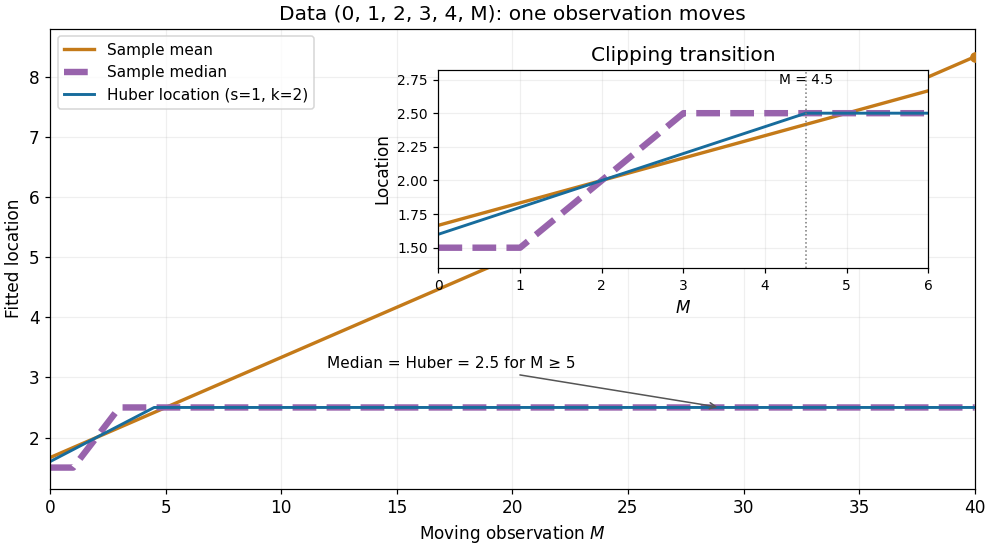

Source code (Python):
"""Compare locations for (0, 1, 2, 3, 4, M), with fixed scale and threshold."""

from pathlib import Path

import matplotlib.pyplot as plt
import numpy as np


def huber_location(data, k=2.0, scale=1.0):
    """Solve the decreasing score by bisection, independently of the exact formula."""
    lo, hi = float(np.min(data)), float(np.max(data))
    for _ in range(70):
        midpoint = (lo + hi) / 2
        if np.clip((data - midpoint) / scale, -k, k).sum() > 0:
            lo = midpoint
        else:
            hi = midpoint
    return (lo + hi) / 2


def main():
    moving = np.linspace(0, 40, 801)
    data = np.column_stack([np.tile(np.arange(5.0), (len(moving), 1)), moving])
    means = data.mean(axis=1)
    medians = np.median(data, axis=1)
    huber = np.array([huber_location(row) for row in data])
    exact = np.minimum((8 + moving) / 5, 2.5)
    assert np.allclose(huber, exact, rtol=0, atol=2e-14)
    plt.rcParams.update({"font.size": 11, "figure.facecolor": "white"})
    fig, ax = plt.subplots(figsize=(9, 5), layout="constrained")
    inset = ax.inset_axes([0.42, 0.48, 0.53, 0.43])
    for panel in (ax, inset):
        panel.plot(moving, means, color="#c47a19", linewidth=2.2, label="Sample mean")
        panel.plot(moving, medians, color="#9863ac", linewidth=4.2, linestyle="--", label="Sample median")
        panel.plot(moving, huber, color="#176c9c", linewidth=1.9, label="Huber location (s=1, k=2)")
        panel.grid(alpha=0.2)
        panel.set_facecolor("white")
    ax.set(xlim=(0, 40), ylim=(1.15, 8.8), xlabel=r"Moving observation $M$", ylabel="Fitted location", title="Data (0, 1, 2, 3, 4, M): one observation moves")
    ax.legend(loc="upper left", fontsize=10)
    ax.scatter([40], [50 / 6], color="#c47a19", zorder=5)
    ax.annotate("Median = Huber = 2.5 for M ≥ 5", xy=(29, 2.5), xytext=(12, 3.15), arrowprops={"arrowstyle": "->", "color": "#555555"}, fontsize=10)
    inset.set(xlim=(0, 6), ylim=(1.35, 2.82), title="Clipping transition", xlabel=r"$M$", ylabel="Location")
    inset.axvline(4.5, color="#777777", linestyle=":", linewidth=1)
    inset.text(4.5, 2.72, "M = 4.5", ha="center", fontsize=9)
    inset.tick_params(labelsize=9)
    fig.savefig(Path(__file__).stem + ".png", dpi=110, facecolor="white", transparent=False)
    plt.close(fig)


if __name__ == "__main__":
    main()
